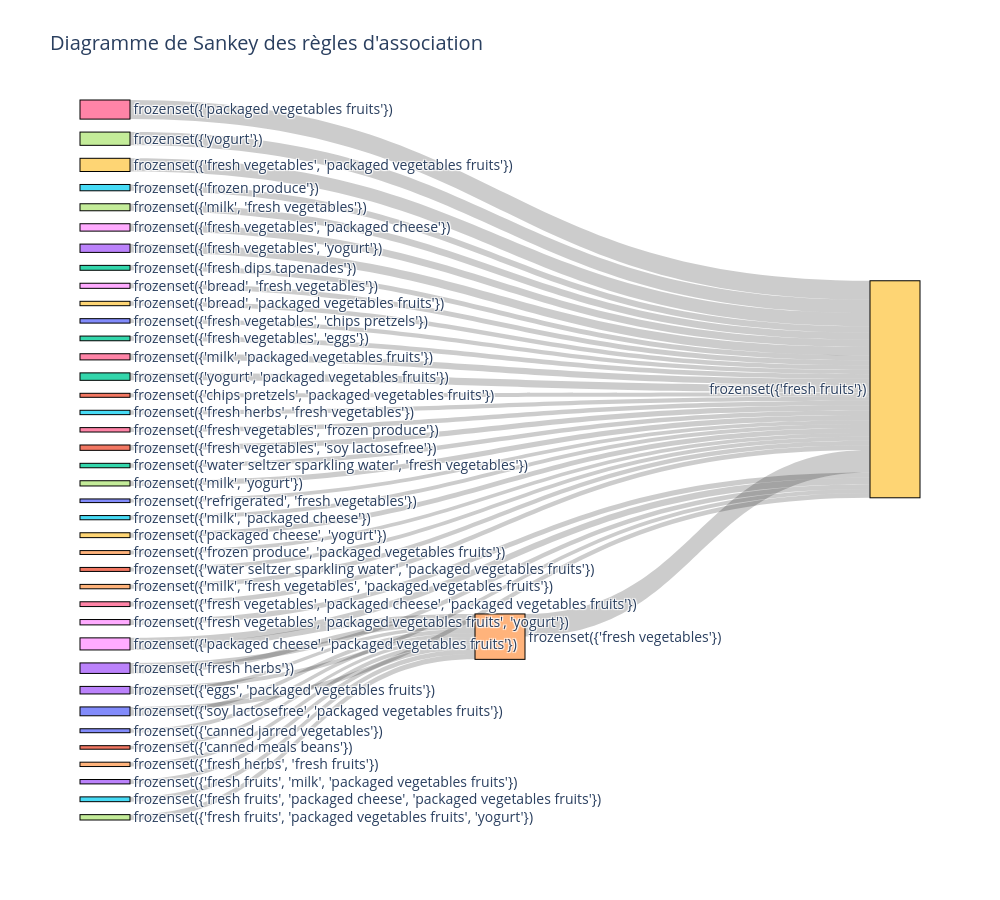

The code cell stored with this chart in its notebook:
### Code cell
import plotly.graph_objects as go

rules["antecedents"] = rules["antecedents"].astype(str)
rules["consequents"] = rules["consequents"].astype(str)

labels = list(pd.concat([rules["antecedents"], rules["consequents"]]).unique())
label_index = {label: i for i, label in enumerate(labels)}

sources = [label_index[a] for a in rules["antecedents"]]
targets = [label_index[c] for c in rules["consequents"]]
values = rules["support"].tolist()

fig = go.Figure(go.Sankey(
    node=dict(
        pad=80,  
        thickness=50,  
        line=dict(color="black", width=1), 
        label=labels
    ),
    link=dict(
        source=sources,
        target=targets,
        value=values
    )
))

fig.update_layout(
    title_text="Diagramme de Sankey des règles d'association",
    font_size=14, 
    width=1000,  
    height=900  
)

fig.show()

### Figure 1 — Plotly figure (JSON) as saved in the notebook; plotly's stock layout.template omitted (floating-point values rounded to 4 significant figures)
{"data": [{"link": {"source": [0, 1, 2, 3, 4, 5, 6, 7, 3, 8, 9, 10, 11, 12, 13, 13, 14, 15, 16, 17, 18, 19, 20, 21, 22, 23, 24, 25, 26, 27, 28, 29, 30, 31, 32, 28, 30, 33, 34, 35, 36, 37, 38], "target": [4, 4, 39, 39, 39, 39, 39, 39, 4, 39, 39, 39, 39, 39, 39, 4, 4, 39, 39, 39, 39, 39, 39, 39, 39, 39, 39, 39, 39, 39, 39, 39, 39, 39, 39, 4, 4, 4, 39, 4, 39, 4, 39], "value": [0.05615, 0.05003, 0.06949, 0.0701, 0.3181, 0.08956, 0.2709, 0.188, 0.07905, 0.07214, 0.06224, 0.06284, 0.05696, 0.06651, 0.05581, 0.05114, 0.06177, 0.06177, 0.06245, 0.09938, 0.1046, 0.1873, 0.05165, 0.07604, 0.06296, 0.1179, 0.0548, 0.0598, 0.0876, 0.07434, 0.09013, 0.06916, 0.06725, 0.05665, 0.1055, 0.08129, 0.05832, 0.06232, 0.06232, 0.06793, 0.06793, 0.07605, 0.07605]}, "node": {"label": ["frozenset({'canned jarred vegetables'})", "frozenset({'canned meals beans'})", "frozenset({'fresh dips tapenades'})", "frozenset({'fresh herbs'})", "frozenset({'fresh vegetables'})", "frozenset({'frozen produce'})", "frozenset({'packaged vegetables fruits'})", "frozenset({'yogurt'})", "frozenset({'bread', 'fresh vegetables'})", "frozenset({'bread', 'packaged vegetables fruits'})", "frozenset({'fresh vegetables', 'chips pretzels'})", "frozenset({'chips pretzels', 'packaged vegetables fruits'})", "frozenset({'fresh vegetables', 'eggs'})", "frozenset({'eggs', 'packaged vegetables fruits'})", "frozenset({'fresh herbs', 'fresh fruits'})", "frozenset({'fresh herbs', 'fresh vegetables'})", "frozenset({'fresh vegetables', 'frozen produce'})", "frozenset({'milk', 'fresh vegetables'})", "frozenset({'fresh vegetables', 'packaged cheese'})", "frozenset({'fresh vegetables', 'packaged vegetables fruits'})", "frozenset({'refrigerated', 'fresh vegetables'})", "frozenset({'fresh vegetables', 'soy lactosefree'})", "frozenset({'water seltzer sparkling water', 'fresh vegetables'})", "frozenset({'fresh vegetables', 'yogurt'})", "frozenset({'frozen produce', 'packaged vegetables fruits'})", "frozenset({'milk', 'packaged cheese'})", "frozenset({'milk', 'packaged vegetables fruits'})", "frozenset({'milk', 'yogurt'})", "frozenset({'packaged cheese', 'packaged vegetables fruits'})", "frozenset({'packaged cheese', 'yogurt'})", "frozenset({'soy lactosefree', 'packaged vegetables fruits'})", "frozenset({'water seltzer sparkling water', 'packaged vegetables fruits'})", "frozenset({'yogurt', 'packaged vegetables fruits'})", "frozenset({'fresh fruits', 'milk', 'packaged vegetables fruits'})", "frozenset({'milk', 'fresh vegetables', 'packaged vegetables fruits'})", "frozenset({'fresh fruits', 'packaged cheese', 'packaged vegetables fruits'})", "frozenset({'fresh vegetables', 'packaged cheese', 'packaged vegetables fruits'})", "frozenset({'fresh fruits', 'packaged vegetables fruits', 'yogurt'})", "frozenset({'fresh vegetables', 'packaged vegetables fruits', 'yogurt'})", "frozenset({'fresh fruits'})"], "line": {"color": "black", "width": 1}, "pad": 80, "thickness": 50}, "type": "sankey"}], "layout": {"font": {"size": 14}, "height": 900, "title": {"text": "Diagramme de Sankey des règles d'association"}, "width": 1000}}
